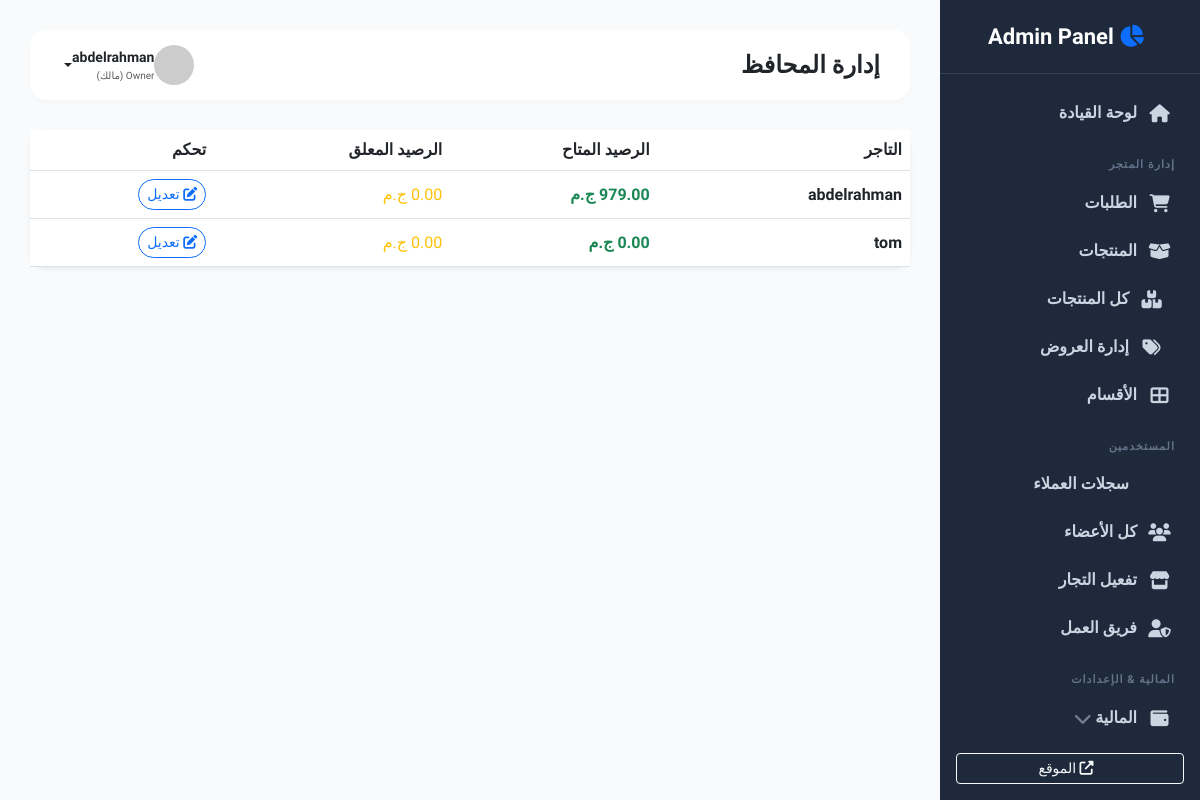
Before: /super/wallets/ (signed in) with the older database file.
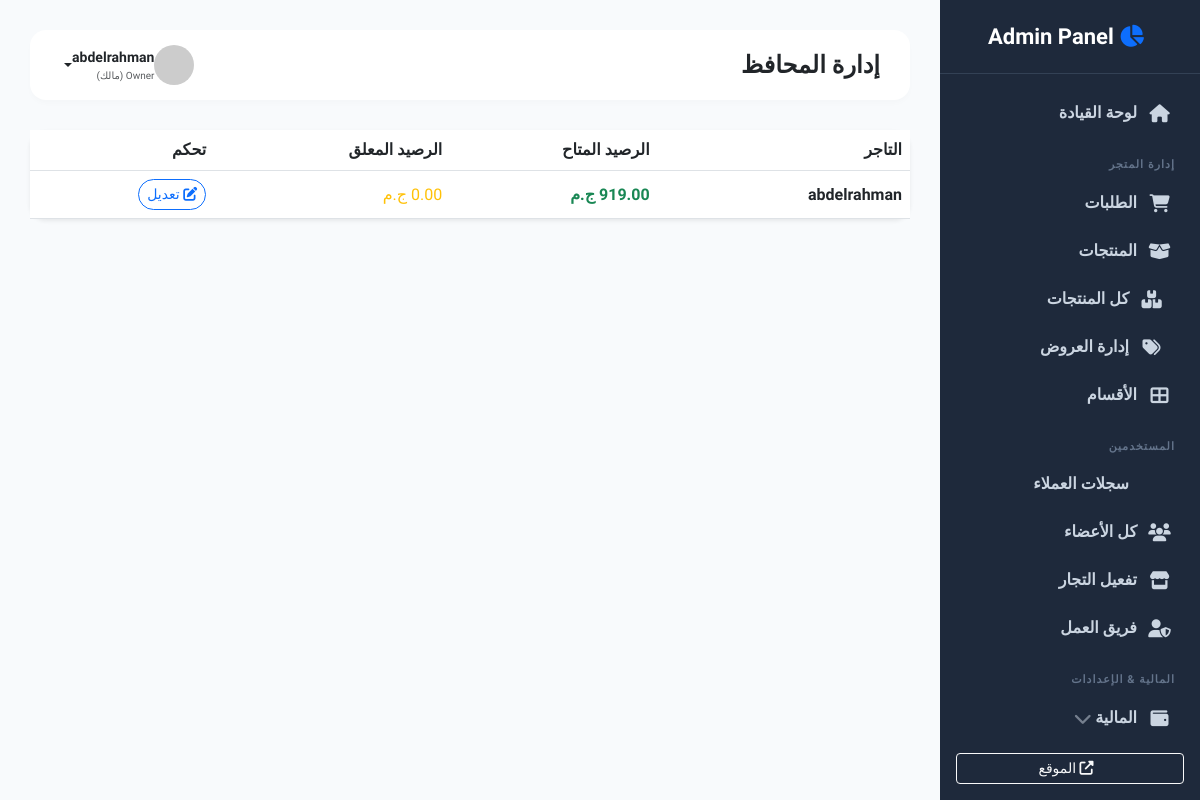
After: the same page with the newer database file.
### store/models.py (models this page shows, shortened)
class Wallet(models.Model):
    merchant = models.OneToOneField(MerchantProfile, on_delete=models.CASCADE, related_name='wallet')
    balance = models.DecimalField(max_digits=12, decimal_places=2, default=0.00, verbose_name="الرصيد الحالي")
    updated_at = models.DateTimeField(auto_now=True)
    pending_balance = models.DecimalField(max_digits=12, decimal_places=2, default=0.00, verbose_name="رصيد معلق")

class MerchantProfile(models.Model):
    user = models.OneToOneField(settings.AUTH_USER_MODEL, on_delete=models.CASCADE, related_name='merchant_profile')
    national_id = models.CharField(max_length=14, unique=True, verbose_name="الرقم القومي")
    id_card_front = models.ImageField(upload_to='merchant_ids/', verbose_name="صورة البطاقة (أمام)")
    id_card_back = models.ImageField(upload_to='merchant_ids/', verbose_name="صورة البطاقة (خلف)")
    shop_image = models.ImageField(upload_to='shops/', verbose_name="صورة المحل/الشخصية")
    minimum_balance_required = models.DecimalField(
        max_digits=10, decimal_places=2, default=0.00,
        verbose_name="الحد الأدنى للرصيد"
    )
    is_approved = models.BooleanField(default=False, verbose_name="تمت الموافقة من المشرف")
    created_at = models.DateTimeField(auto_now_add=True)
    tax_register_number = models.CharField(max_length=50, blank=True, null=True, verbose_name="رقم السجل الضريبي")
    goods_quantity = models.CharField(max_length=100, verbose_name="كمية البضاعة المحتملة")
    goods_types = models.TextField(verbose_name="أنواع البضاعة")
    goods_average_price = models.CharField(max_length=100, verbose_name="متوسط الأسعار")
    goods_sizes = models.TextField(verbose_name="المقاسات المتاحة")
    free_shipping_threshold = models.PositiveIntegerField(default=0, verbose_name="حد الشحن المجاني (عدد قطع)")
    is_free_shipping_active = models.BooleanField(default=False, verbose_name="تفعيل عرض الشحن المجاني")

### accounts/models.py (models this page shows, shortened)
class User(AbstractUser):
    class Role(models.TextChoices):
        CUSTOMER = "CUSTOMER", "عميل"
        MERCHANT = "MERCHANT", "تاجر"
        OWNER = "OWNER", "Owner (مالك)"
        ADMIN_LVL2 = "ADMIN_LVL2", "مشرف درجة ثانية"
        ADMIN_LVL3 = "ADMIN_LVL3", "مشرف درجة ثالثة"
    role = models.CharField(max_length=20, choices=Role.choices, default=Role.CUSTOMER)
    phone_primary = models.CharField(max_length=15, unique=True, verbose_name="رقم الهاتف")
    phone_secondary = models.CharField(max_length=15, blank=True, null=True)
    device_id = models.CharField(max_length=255, blank=True, null=True)
    is_banned = models.BooleanField(default=False)
    custom_role = models.ForeignKey(CustomRole, on_delete=models.SET_NULL, null=True, blank=True)
    referral_code = models.CharField(max_length=10, unique=True, blank=True, null=True)
    invited_by = models.ForeignKey('self', on_delete=models.SET_NULL, null=True, blank=True, related_name='invitees')
    referral_balance = models.DecimalField(max_digits=10, decimal_places=2, default=0.00, verbose_name="رصيد الدعوات")

### supervisor/views.py (the view)
# urls.py: path('wallets/', views.wallets_list, name='super_wallets_list'),
@login_required
def wallets_list(request):
    if not is_supervisor(request.user): return redirect('home')
    for m in MerchantProfile.objects.all():
        Wallet.objects.get_or_create(merchant=m)
    wallets = Wallet.objects.all().order_by('-balance')
    return render(request, 'supervisor/wallets_list.html', {'wallets': wallets})

### store/context_processors.py (called while the page is built)
def site_settings(request):
    settings = SiteSetting.objects.first()
    return {'site_settings': settings}

### supervisor/views.py (called while the page is built)
def is_supervisor(user):
    return user.is_superuser or user.role in [User.Role.ADMIN_LVL2, User.Role.ADMIN_LVL3, User.Role.OWNER]

### templates/supervisor/wallets_list.html
{% extends 'supervisor/base_supervisor.html' %}
{% block page_title %}إدارة المحافظ{% endblock %}
{% block content %}
<div class="card border-0 shadow-sm rounded-4">
    <div class="table-responsive">
        <table class="table table-hover align-middle mb-0">
            <thead class="bg-light">
                <tr>
                    <th class="ps-4">التاجر</th>
                    <th>الرصيد المتاح</th>
                    <th>الرصيد المعلق</th>
                    <th class="text-end pe-4">تحكم</th>
                </tr>
            </thead>
            <tbody>
                {% for w in wallets %}
                <tr>
                    <td class="ps-4 fw-bold">{{ w.merchant.user.first_name }}</td>
                    <td class="text-success fw-bold">{{ w.balance }} ج.م</td>
                    <td class="text-warning">{{ w.pending_balance }} ج.م</td>
                    <td class="text-end pe-4">
                        <a href="{% url 'super_adjust_wallet' w.id %}" class="btn btn-sm btn-outline-primary rounded-pill">
                            <i class="fas fa-edit"></i> تعديل
                        </a>
                    </td>
                </tr>
                {% endfor %}
            </tbody>
        </table>
    </div>
</div>
{% endblock %}

Changed rows visible on the page:
removed Wallet: merchant.user.first_name "tom", balance "0.00"
changed Wallet "abdelrahman": balance "979.00" → "919.00"
